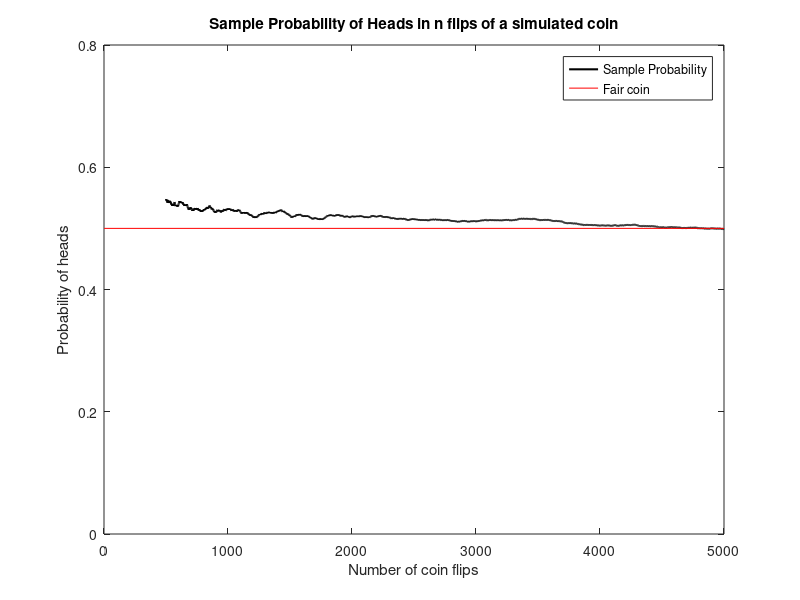

This figure's MATLAB source:
% simulate sequentially flipping a coin 5000 times

coinResult = round(rand(5000,1)); % flipping a coin 5000 times, value 1 means heads of the coin
probability = cumsum(coinResult) ./(1:5000)';

% show the result
plot(500:5000, probability(500:5000), 'k', 'LineWidth', 1.5);
hold on
plot([1,5000], [0.5, 0.5], 'r');
ylim([0,0.8]);
xlabel('Number of coin flips');
ylabel('Probability of heads');
title('Sample Probability of Heads in n flips of a simulated coin');
legend('Sample Probability', 'Fair coin');
hold off
